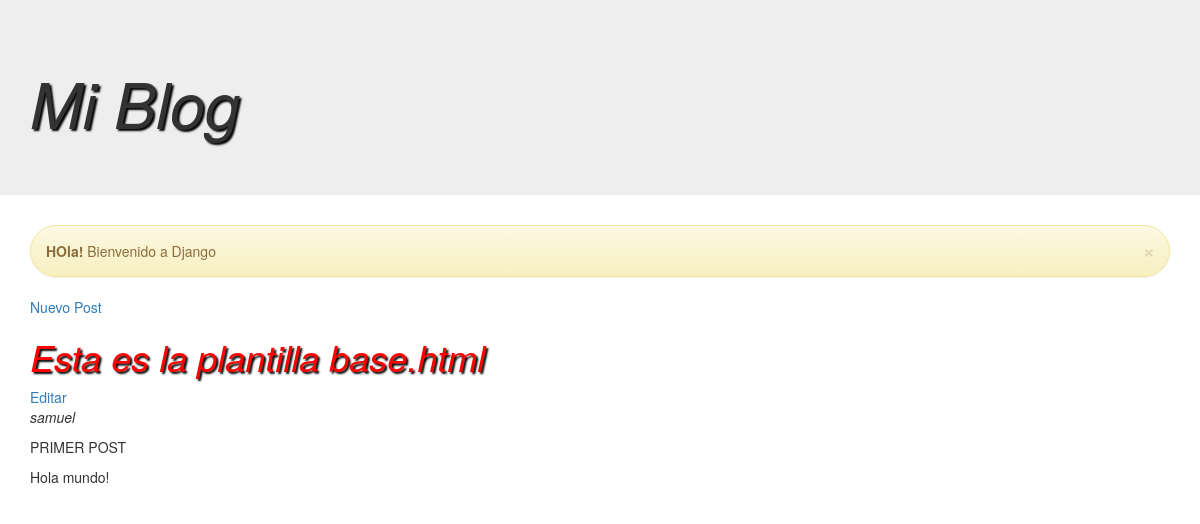
The app's page /post/1/ with its own data.
### blog/models.py (models this page shows, shortened)
class Post(models.Model):
    author = models.ForeignKey('auth.User')
    title = models.CharField(max_length=200)
    text = models.TextField()
    create_date = models.DateTimeField(
            default=timezone.now)
    published_date = models.DateTimeField(
            blank=True, null=True)

### blog/views.py (the view)
# urls.py: url(r'^post/(?P<pk>[0-9]+)/$', views.post_detail, name='post_detail'),
def post_detail(request, pk):
    post = get_object_or_404(Post, pk=pk)
    return render(request, 'blog/post_detail.html', {"post" : post})

### blog/templates/blog/post_detail.html
{% extends 'blog/base.html' %}
{% block content %}
        	<div>
        	<a href="{% url 'post_edit' pk=post.pk %}">Editar</a>
        	<p><i>{{ post.author }}</i></p>
        	<p>{{ post.title|upper }}</p>
        	<p>{{ post.text }}</p>
        	</div>
  {% endblock %}

### records on screen
Post: author "samuel", title "PRIMER POST", text "Hola mundo!"
